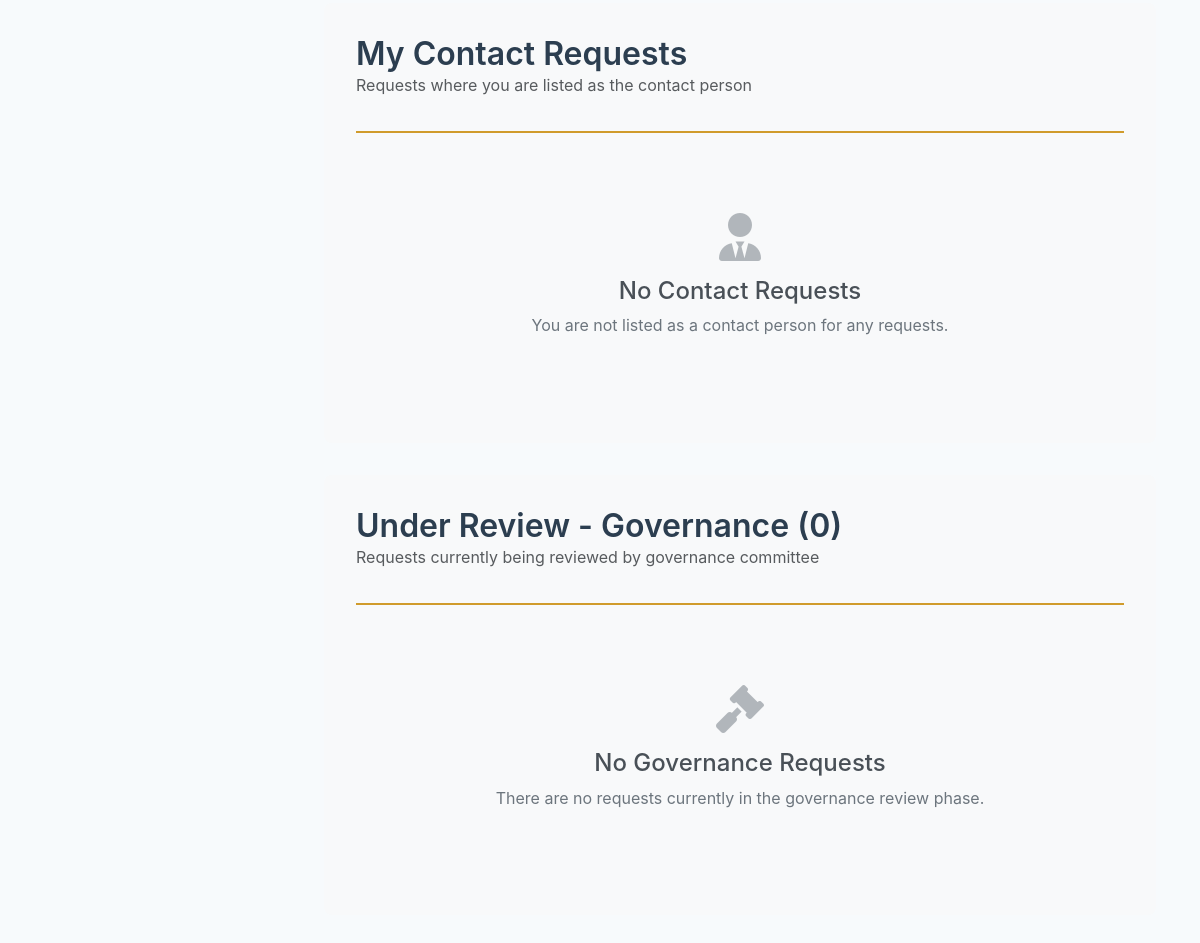
Page /my-governance/ (signed in, lower part) on the earlier database version.
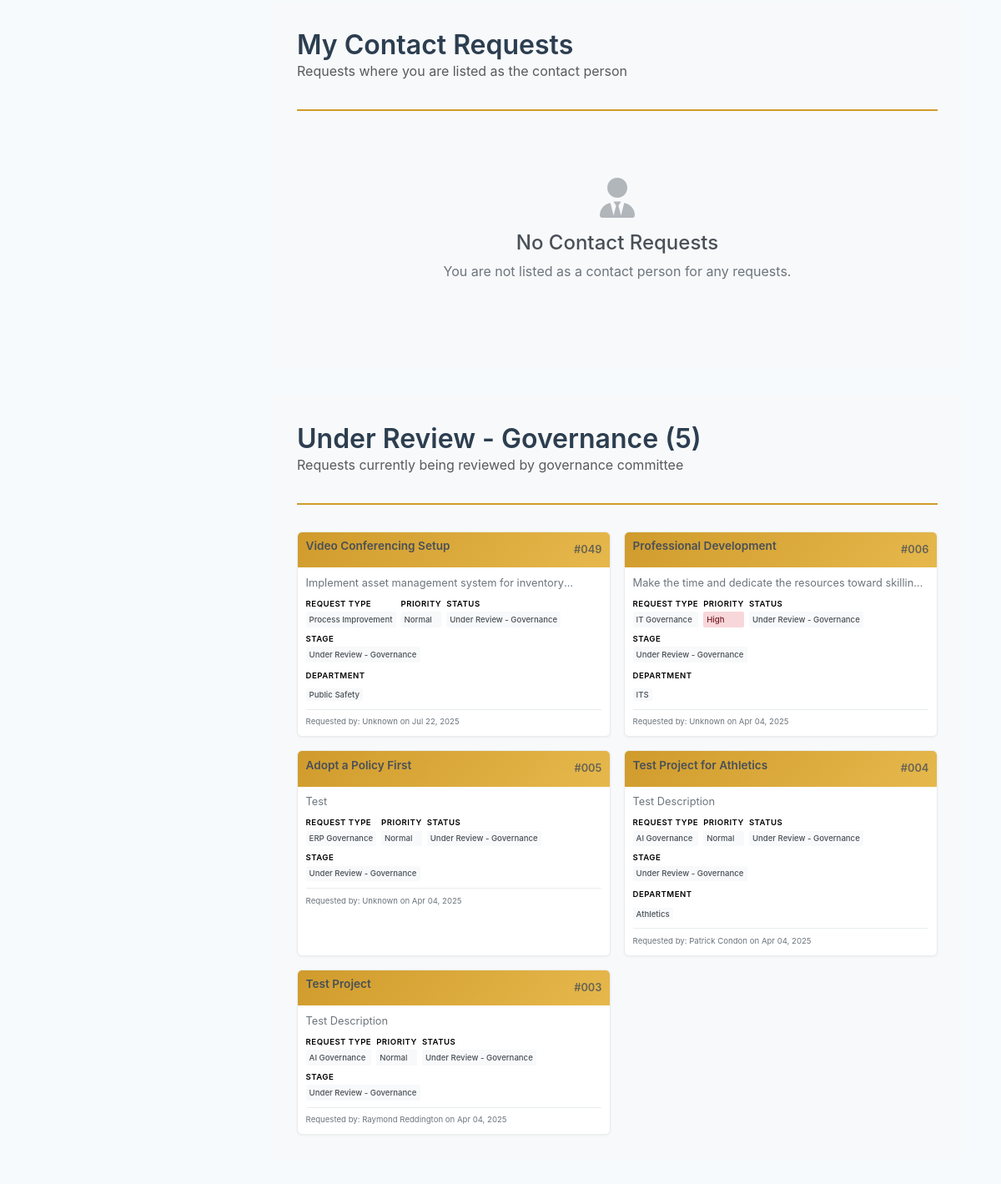
Same page on the later database version.
### projects/models.py (models this page shows, shortened)
class Project(models.Model):
    STATUS_CHOICES = [
        ('pending', 'Pending Review'),
        ('approved', 'Approved'),
        ('rejected', 'Rejected'),
        ('under_review_triage', 'Under Review - Triage'),
        ('under_review_governance', 'Under Review - Governance'),
        ('under_review_final_governance', 'Under Review - Final Governance'),
        ('completed', 'Completed'),
        ('archived', 'Archived'),
        ('on_hold', 'On Hold'),
        ('cancelled', 'Cancelled'),
    ]
    STAGE_CHOICES = [
        ('Pending_Review', 'Pending Review'),
        ('Under_Review_Triage', 'Under Review - Triage'),
        ('Under_Review_governance', 'Under Review - Governance'),
        ('Under_Review_Final_governance', 'Under Review - Final Governance'),
        ('Governance_Closure', 'Governance Closed'),
    ]
    PRIORITY_CHOICES = [
        ('Low', 'Low'),
        ('Normal', 'Normal'),
        ('High', 'High'),
        ('Top', 'Top'),
    ]
    FINAL_PRIORITY_CHOICES = [
        (1, 'Low'),
        (2, 'Medium'),
        (3, 'High'),
    ]
    PROJECT_TYPE_CHOICES = [
        ('not_yet_decided', 'Not Yet Decided'),
        ('process_improvement', 'Process Improvement'),
        ('it_governance', 'IT Governance'),
        ('erp_governance', 'ERP Governance'),
        ('ai_governance', 'AI Governance'),
    ]
    title = models.CharField(max_length=200)
    description = models.TextField()
    project_type = models.CharField(
        max_length=20,
        choices=PROJECT_TYPE_CHOICES,
        default='not_yet_decided',
        verbose_name="Request Type",
        help_text="Type of request submission"
    )
    submitted_by = models.ForeignKey(User, on_delete=models.CASCADE, null=True, blank=True)
    submission_date = models.DateTimeField(default=timezone.now)
    status = models.CharField(max_length=30, choices=STATUS_CHOICES, default='pending')
    stage = models.CharField(max_length=30, choices=STAGE_CHOICES, default='Pending_Review', help_text="Current stage of the project")
    budget = models.DecimalField(max_digits=10, decimal_places=2, null=True, blank=True)
    start_date = models.DateField(null=True, blank=True)
    end_date = models.DateField(null=True, blank=True)
    department = models.CharField(max_length=100, null=True, blank=True)
    contact_person = models.CharField(max_length=100, null=True, blank=True)
    contact_email = models.EmailField(null=True, blank=True)
    contact_phone = models.CharField(max_length=20, null=True, blank=True)
    triage_notes = models.TextField(blank=True, null=True)
    priority = models.CharField(max_length=10, choices=PRIORITY_CHOICES, default='Normal')
    scoring_notes = models.TextField(blank=True, null=True, help_text="Notes related to project scoring or evaluation")
    final_priority = models.IntegerField(null=True, blank=True, help_text="Project ranking (lower number = higher priority)")
    final_score = models.FloatField(null=True, blank=True, help_text="Final score")
    strategic_alignment = models.IntegerField(null=True, blank=True, help_text="Strategic alignment score (1-5)")
    cost_benefit = models.IntegerField(null=True, blank=True, help_text="Cost benefit score (1-5)")
    user_impact = models.IntegerField(null=True, blank=True, help_text="User impact and adoption score (1-5)")
    ease_of_implementation = models.IntegerField(null=True, blank=True, help_text="Ease of implementation score (1-5)")
    vendor_reputation_support = models.IntegerField(null=True, blank=True, help_text="Vendor reputation and support score (1-5)")
    security_compliance = models.IntegerField(null=True, blank=True, help_text="Security and compliance score (1-5)")
    student_centered = models.IntegerField(null=True, blank=True, help_text="Student-centered score (1-5)")
    class Meta:
        ordering = ['-submission_date']
        db_table = 'project_requests'

### projects/views.py (the view, shortened to what this page needs)
# urls.py: path('my-governance/', views.my_governance, name='my_governance'),
def my_governance(request):
    if not request.user.is_authenticated:
        user_projects = Project.objects.none()
        contact_projects = Project.objects.none()
        triage_projects = None
        governance_projects = None
        final_governance_projects = None
    else:
        user_projects = Project.objects.filter(submitted_by=request.user).order_by('-submission_date')
        user_full_name = request.user.get_full_name()
        user_username = request.user.username
        contact_projects = Project.objects.filter(
            Q(contact_person=user_full_name) |
            Q(contact_person=user_username)
        ).exclude(submitted_by=request.user).order_by('-submission_date')
        triage_projects = None
        if is_triage_user(request.user) or is_triage_lead_user(request.user):
            triage_projects = Project.objects.filter(
                stage__in=['Pending_Review', 'Under_Review_Triage']
            ).exclude(
                submitted_by=request.user
            ).order_by('-submission_date')
        governance_projects = None
        if (is_triage_user(request.user) or is_ai_governance_user(request.user) or is_ai_governance_lead_user(request.user) or
            is_erp_governance_user(request.user) or is_erp_governance_lead_user(request.user) or
            is_it_governance_user(request.user) or is_it_governance_lead_user(request.user) or
            is_process_improvement_user(request.user) or is_process_improvement_lead_user(request.user)):
            governance_projects = Project.objects.filter(
                stage='Under_Review_governance'
            )
            allowed_types = []
            if is_ai_governance_user(request.user) or is_ai_governance_lead_user(request.user):
                allowed_types.append('ai_governance')
            if is_erp_governance_user(request.user) or is_erp_governance_lead_user(request.user):
                allowed_types.append('erp_governance')
            if is_it_governance_user(request.user) or is_it_governance_lead_user(request.user):
                allowed_types.append('it_governance')
            if is_process_improvement_user(request.user) or is_process_improvement_lead_user(request.user):
                allowed_types.append('process_improvement')
            if allowed_types:
                governance_projects = governance_projects.filter(project_type__in=allowed_types)
            else:
                governance_projects = governance_projects.exclude(project_type='ai_governance').exclude(project_type='erp_governance').exclude(project_type='it_governance').exclude(project_type='process_improvement')
            governance_projects = governance_projects.order_by('-submission_date')
        final_governance_projects = None
    context = {
        'user_projects': user_projects,
        'contact_projects': contact_projects,
        'triage_projects': triage_projects,
        'governance_projects': governance_projects,
        'final_governance_projects': final_governance_projects,
        'is_triage_user': is_triage_user(request.user),
        'is_triage_lead_user': is_triage_lead_user(request.user),
        'is_ai_governance_user': is_ai_governance_user(request.user),
        'is_ai_governance_lead_user': is_ai_governance_lead_user(request.user),
        'is_erp_governance_user': is_erp_governance_user(request.user),
        'is_erp_governance_lead_user': is_erp_governance_lead_user(request.user),
        'is_it_governance_user': is_it_governance_user(request.user),
        'is_it_governance_lead_user': is_it_governance_lead_user(request.user),
        'is_process_improvement_user': is_process_improvement_user(request.user),
        'is_process_improvement_lead_user': is_process_improvement_lead_user(request.user),
    }
    return render(request, 'projects/my_governance.html', context)

### projects/views.py (called while the page is built)
def is_triage_user(user):
    return user.is_staff or user.groups.filter(name='Triage Group').exists()

def is_triage_lead_user(user):
    return user.is_staff or user.groups.filter(name='Triage Group Lead').exists()

def is_ai_governance_user(user):
    return user.is_staff or user.groups.filter(name='AI Governance Group').exists()

def is_ai_governance_lead_user(user):
    return user.is_staff or user.groups.filter(name='AI Governance Group Lead').exists()

def is_erp_governance_user(user):
    return user.is_staff or user.groups.filter(name='ERP Governance Group').exists()

def is_erp_governance_lead_user(user):
    return user.is_staff or user.groups.filter(name='ERP Governance Group Lead').exists()

def is_it_governance_user(user):
    return user.is_staff or user.groups.filter(name='IT Governance Group').exists()

def is_it_governance_lead_user(user):
    return user.is_staff or user.groups.filter(name='IT Governance Group Lead').exists()

def is_process_improvement_user(user):
    return user.is_staff or user.groups.filter(name='Process Improvement Group').exists() or user.groups.filter(name='Process Improvement Governance Group').exists()

### projects/templates/projects/my_governance.html (shortened to what the changed rows need)
{% extends 'base_cc.html' %}
{% block content %}
<div class="container-fluid">
    <div class="row">
        <div class="col-12">
            <div class="cc-content-area" style="margin-top: 2rem;">
                <div class="cc-section-header">
                    <h2>My Contact Requests</h2>
                </div>
            </div>
            {% if is_triage_user or is_ai_governance_user or is_ai_governance_lead_user or is_erp_governance_user or is_erp_governance_lead_user or is_it_governance_user or is_it_governance_lead_user or is_process_improvement_user or is_process_improvement_lead_user %}
            <div class="cc-content-area" style="margin-top: 2rem;">
                <div class="cc-section-header">
                    <h2>Under Review - Governance ({{ governance_projects.count }})</h2>
                    <p class="text-muted">Requests currently being reviewed by governance committee</p>
                </div>
                {% if governance_projects %}
                    <div class="cc-projects-grid">
                        {% for project in governance_projects %}
                        <div class="cc-project-card governance-card" data-project-id="{{ project.id }}" style="cursor: pointer;" onclick="openGovernanceScoringModal({{ project.id }})">
                            <div class="cc-project-header">
                                <div class="cc-project-title">{{ project.title }}</div>
                                <div class="cc-project-id">#{{ project.id|stringformat:"03d" }}</div>
                            </div>
                            <div class="cc-project-body">
                                <div class="cc-project-description">
                                    {{ project.description|truncatechars:120 }}
                                </div>
                                <div class="cc-project-meta">
                                    {% if project.project_type %}
                                    <div class="cc-meta-section">
                                        <div class="cc-meta-title">Request Type</div>
                                        <span class="cc-meta-item">{{ project.get_project_type_display }}</span>
                                    </div>
                                    {% endif %}
                                    {% if project.priority %}
                                    <div class="cc-meta-section">
                                        <div class="cc-meta-title">Priority</div>
                                        <span class="cc-meta-item cc-priority-{{ project.priority|lower }}">{{ project.priority }}</span>
                                    </div>
                                    {% endif %}
                                    <div class="cc-meta-section">
                                        <div class="cc-meta-title">Status</div>
                                        <span class="cc-meta-item">{{ project.get_status_display }}</span>
                                    </div>
                                    <div class="cc-meta-section">
                                        <div class="cc-meta-title">Stage</div>
                                        <span class="cc-meta-item">{{ project.get_stage_display }}</span>
                                    </div>
                                </div>
                                {% if project.department %}
                                <div class="cc-department-section">
                                    <div class="cc-department-title">Department</div>
                                    <span class="cc-meta-item">{{ project.department }}</span>
                                </div>
                                {% endif %}
                                <div class="cc-project-meta-requested">
                                    Requested by:
                                    {% if project.submitted_by %}
                                        {{ project.submitted_by.get_full_name|default:project.submitted_by.username }}
                                    {% else %}
                                        Unknown
                                    {% endif %}
                                    on {{ project.submission_date|date:'M d, Y' }}
                                </div>
                            </div>
                        </div>
                        {% endfor %}
                    </div>
                {% else %}
                    <div class="cc-empty-state">
                        <i class="fas fa-gavel"></i>
                        <h4>No Governance Requests</h4>
                        <p>There are no requests currently in the governance review phase.</p>
                    </div>
                {% endif %}
            </div>
            {% endif %}
        </div>
    </div>
</div>
{% endblock %}

Differences in the rows shown:
now on this page (row edited): Project: title "Video Conferencing Setup", id "049", description "Implement asset management system for…", project_type "Process Improvement", priority "Normal", status "Under Review - Governance", stage "Under Review - Governance", department "Public Safety", shows "Unknown", submission_date "Jul 22, 2025"
now on this page (row edited): Project: title "Professional Development", id "006", description "Make the time and dedicate the resources toward…", project_type "IT Governance", priority "High", status "Under Review - Governance", stage "Under Review - Governance", department "ITS", shows "Unknown", submission_date "Apr 04, 2025"
now on this page (row edited): Project: title "Adopt a Policy First", id "005", description "Test", project_type "ERP Governance", priority "Normal", status "Under Review - Governance", stage "Under Review - Governance", shows "Unknown", submission_date "Apr 04, 2025"
now on this page (row edited): Project: title "Test Project for Athletics", id "004", description "Test Description", project_type "AI Governance", priority "Normal", status "Under Review - Governance", stage "Under Review - Governance", department "Athletics", submitted_by.get_full_name "Patrick Condon", submission_date "Apr 04, 2025"
now on this page (row edited): Project: title "Test Project", id "003", description "Test Description", project_type "AI Governance", priority "Normal", status "Under Review - Governance", stage "Under Review - Governance", submitted_by.get_full_name "Raymond Reddington", submission_date "Apr 04, 2025"
Other differences:
{{ governance_projects.count }}: "0" → "5"
text no longer shown: "No Governance Requests There are no requests currently in the governance review phase."
